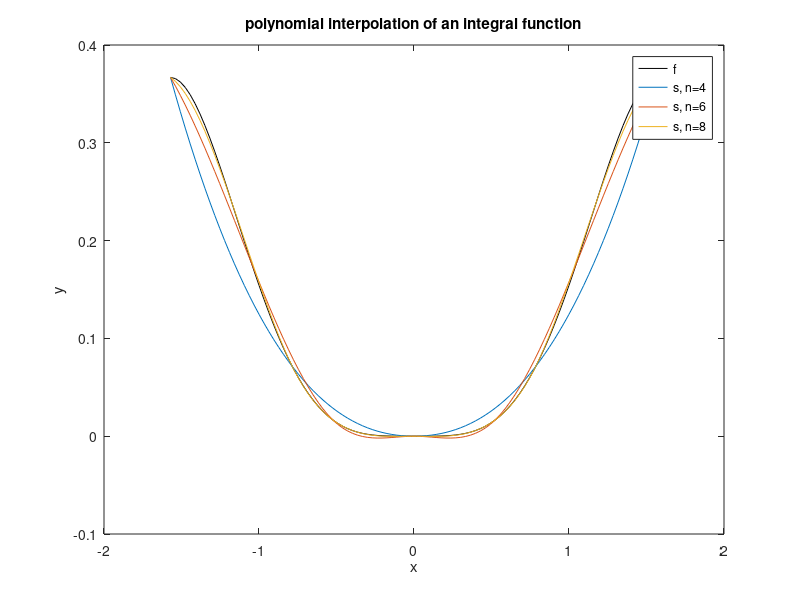

This chart was generated by the following MATLAB code:
% function (to be integrated)
g = @(x)(x.^2.*cos(x).*sin(x));
% interval of integration 
alfa = -pi/2; beta = pi/2;
% number of subintervals for integration  
m = 10;

% cavalieri-simpson formula
II = @(x)( (x(:,end)-0)/6/m.*( g(x(:,1)) + 2*sum(g(x(:,3:2:2*m)),2) + 4*sum(g(x(:,2:2:2*m)),2) + g(x(:,2*m+1))) );
% trapezius forlmula
%II = @(x)( (x(:,end)-0)./m.*( g(x(:,1)) + 2.*sum(g(x(2:end-1))) + g(x(:,end)) ) );

% valuation points
t = linspace(alfa,beta,100);
for k = 1:100
    
    % matrix of nodes -- at k-th row i have the k-th interval that i decompose for the numerical method 
    x(k,:) = linspace(0,t(k),2*m+1);
    
end

% plot function
figure(3)
plot(t,II(x),'k')
hold on
pause

fprintf('\n')
disp([' number of nodes ',' ||s-f||_inf'])

for n=4:2:8
    
    xx = linspace(alfa,beta,n+1);
    % evaluate integral function 
    for k = 1:n+1, xI = linspace(0,xx(k),2*m+1); y(k) = II(xI);end
    % compute spline
    s = spline(xx(:),y(:),t);
    % compute error
    disp([n,max(abs(s(:)-II(x)))])
    plot(t,s)
    hold on 
    pause
    
end

hold off
xlabel('x')
ylabel('y')
title('polynomial interpolation of an integral function')
legend('f','s, n=4', 's, n=6', 's, n=8')



